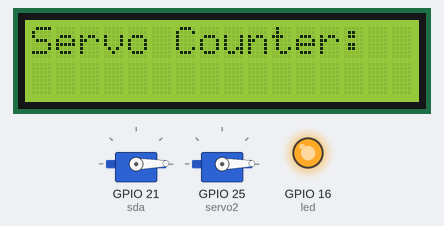
A program run on a simulated ESP32 board running MicroPython. Shown: 16×2 character LCD, 2 × servo, output pins drawn as LEDs (lit = HIGH). Servo angles are drawn from the pulse width (0.5 ms = 0°, 2.5 ms = 180°); pins used as bus, display or sensor lines are not drawn.

Above: at 0.49 s.
At 5.51 s:
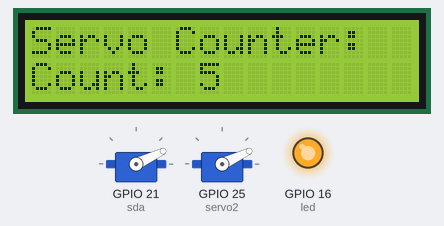
At 10.51 s:
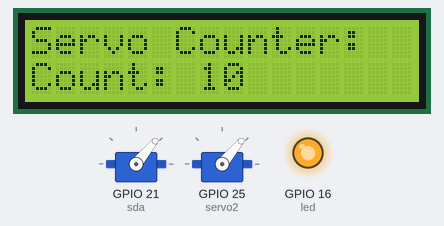
At 20.32 s:
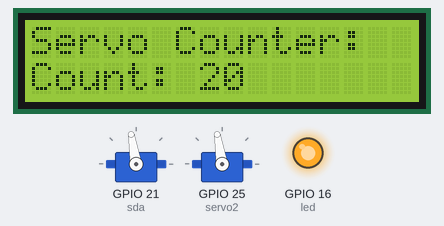
At 29.54 s:
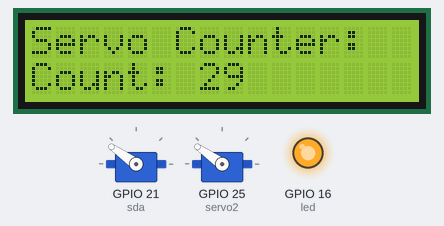
At 39.75 s:
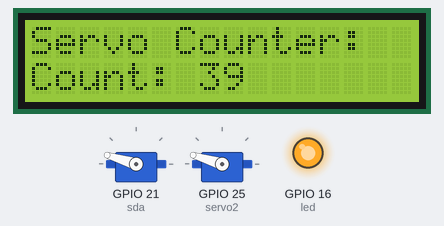
Timing chart, 0 to 40.0 s (numbered marks = the images above):
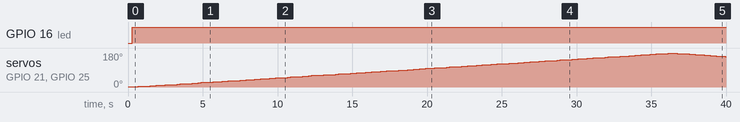

Measured:
- by itself, GPIO 16 (led): LOW → HIGH at 0.27 s
- by itself, servo on GPIO 21 (sda), servo on GPIO 25 (servo2): rises from 1° to 180° in 35.7 s, then falls to 161° in 3.6 s
- what the display in image 0 shows lasts 1.0 s, from 0.1 s to 1.1 s

The program:

Combine_LCD_Servo.py
```python
from machine import Pin, PWM, I2C
from time import ticks_ms, ticks_diff, sleep_ms
from lcd_api import LcdApi
from machine_i2c_lcd import I2cLcd

# === LCD SETUP ===
i2c = I2C(0, scl=Pin(22), sda=Pin(21), freq=400000)
devices = i2c.scan()
if not devices:
    print("No I2C LCD found.")
    while True:
        pass

lcd = I2cLcd(i2c, devices[0], 2, 16)
lcd.clear()
lcd.putstr("Servo Counter:")

# === SERVO & LED SETUP ===
servo1 = PWM(Pin(21), freq=50)
servo2 = PWM(Pin(25), freq=50)
led = Pin(16, Pin.OUT)

def set_servo_angle(angle):
    duty = int((angle / 180 * 102) + 26)  # approx: 0° -> 26, 180° -> 128
    servo1.duty(duty)
    servo2.duty(duty)

# === TIMER AND ANGLE SETUP ===
angle = 0
direction = 1
angle_step_time = 200  # milliseconds between angle updates
angle_timer = ticks_ms()

# === COUNTER TIMER ===
count = 0
counter_timer = ticks_ms()

# === LOOP ===
while True:
    now = ticks_ms()

    # --- SERVO SWEEP ---
    if ticks_diff(now, angle_timer) >= angle_step_time:
        angle_timer = now
        set_servo_angle(angle)
        angle += direction
        if angle >= 180:
            angle = 180
            direction = -1
        elif angle <= 0:
            angle = 0
            direction = 1
        led.on()

    # --- LCD COUNTER UPDATE ---
    if ticks_diff(now, counter_timer) >= 1000:
        counter_timer = now
        count += 1
        lcd.move_to(0, 1)
        lcd.putstr("Count: {:<5}".format(count))
```
